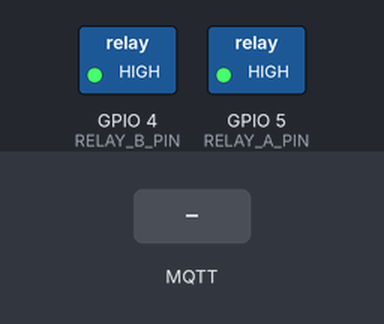
The sketch below on a simulated ESP8266 (NodeMCU). Parts: switched loads named in the sketch (green lamp = pin HIGH). The inputs (shaded band) are chosen by the test bench. WiFi joins after 1.5 s; servers stay silent unless stated; uploads are accepted with an empty reply; no MQTT or app messages arrive unless stated; what the sketch prints to the serial monitor is not drawn.

Above: at 2.7 s.
2.8 s: MQTT message "boot_from_ha" arrives on the first subscribed topic
At 3.6 s:
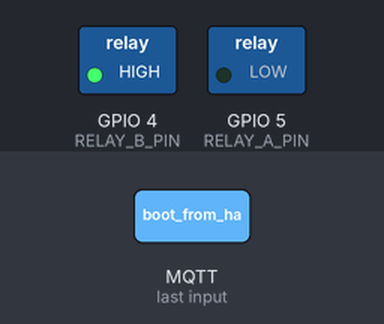
At 4.4 s:
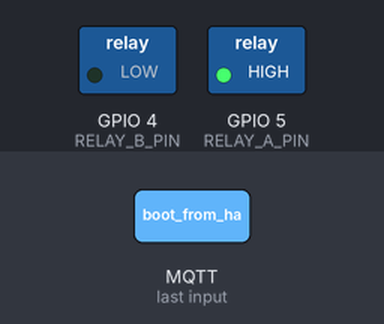
Timing chart, 0 to 10.5 s (numbered marks = the images above; inputs shaded):
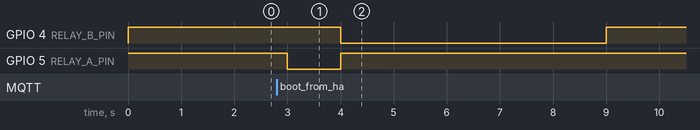

The sketch:

carcmd_mqtt.ino
```cpp
#include <ESP8266WiFi.h>
#include <PubSubClient.h>
#include <ESP8266HTTPClient.h>
#include <base64.h>

#define RELAY_A_PIN 5  // GPIO 5 (D1 on NodeMCU) - Relay A
#define RELAY_B_PIN 4  // GPIO 4 (D2 on NodeMCU) - Relay B

// WiFi 信息
const char* ssid = "wifi_ssid";
const char* password = "wifi_pass";

// MQTT 服务器信息
const char* mqttServer = "mqtt.url.com";  // mqtt broker address
const int mqttPort = 1883;  // MQTT port
const char* mqttUser = "user";  // mqtt user name
const char* mqttPassword = "pass";  // mqtt pass
const char* topic = "home/carcmd";  // mqtt chennal

WiFiClient espClient;
PubSubClient client(espClient);

void setup() {
  Serial.begin(115200);

  pinMode(RELAY_A_PIN, OUTPUT);
  pinMode(RELAY_B_PIN, OUTPUT);
  digitalWrite(RELAY_A_PIN, HIGH);  // 初始化时关闭继电器 A
  digitalWrite(RELAY_B_PIN, HIGH);  // 初始化时关闭继电器 B

  // 连接 WiFi
  connectWiFi();

  // set mqtt
  client.setServer(mqttServer, mqttPort);
  client.setCallback(callback);

  // connect mqtt broker
  reconnectMQTT();
}

void loop() {
  if (!client.connected()) {
    reconnectMQTT();
  }
  client.loop();
}

void connectWiFi() {
  WiFi.begin(ssid, password);
  while (WiFi.status() != WL_CONNECTED) {
    delay(500);
    Serial.print(".");
  }
  Serial.println("WiFi connected");
}

void reconnectMQTT() {
  // connect mqtt broker
  while (!client.connected()) {
    Serial.print("Attempting MQTT connection...");
    if (client.connect("ESP8266Client", mqttUser, mqttPassword)) {
      Serial.println("connected");
      client.subscribe(topic);
    } else {
      Serial.print("failed, rc=");
      Serial.print(client.state());
      Serial.println(" try again in 5 seconds");
      delay(5000);
    }
  }
}

void callback(char* topic, byte* payload, unsigned int length) {
  String message;
  for (int i = 0; i < length; i++) {
    message += (char)payload[i];
  }

  Serial.print("Message received [");
  Serial.print(topic);
  Serial.print("]: ");
  Serial.println(message);

  //當接受到mqtt資料為boot_from_ha時，觸發繼電器並發送line
  if (message == "boot_from_ha") {
    Serial.println("Engine start");
    send_line("BVB-7980 準備啟動...");

    // Trigger Relay A for 1 second
    digitalWrite(RELAY_A_PIN, LOW);
    delay(1000);  // Wait for 1 second
    digitalWrite(RELAY_A_PIN, HIGH);

    // Trigger Relay B for 5 seconds
    digitalWrite(RELAY_B_PIN, LOW);
    delay(5000);  // Wait for 5 seconds
    digitalWrite(RELAY_B_PIN, HIGH);
    send_line("BVB-7980 啟動中...");
  } else if (message == "OFF") {
    digitalWrite(RELAY_A_PIN, HIGH);  // Ensure Relay A is off
    digitalWrite(RELAY_B_PIN, HIGH);  // Ensure Relay B is off
  }
}
//這是一個發送line訊息的http服務，請自行處理或移除
void send_line(String msg){
    WiFiClient client;
    HTTPClient http;

    String encodedString = base64::encode(msg);
    // 指定目标URL
    String url = "http://www.send-line-server.com:8088/sendtoline_car.php?msg=" + encodedString;
    http.begin(client, url);

    int httpCode = http.GET(); // 发送HTTP GET请求

    // 检查HTTP响应代码
    if (httpCode > 0) {
      String payload = http.getString(); // 获取响应内容
      Serial.println(httpCode); // 打印HTTP响应代码
      Serial.println(payload);   // 打印响应内容
    } else {
      Serial.println("Error on HTTP request");
    }

    http.end(); // 关闭连接
}
```

Measured:
- after the input at 2.8 s, GPIO 4 (RELAY_B_PIN): HIGH → LOW after 1.2 s, → HIGH 5.0 s later; GPIO 5 (RELAY_A_PIN): HIGH → LOW after 0.20 s, → HIGH 1.0 s later
